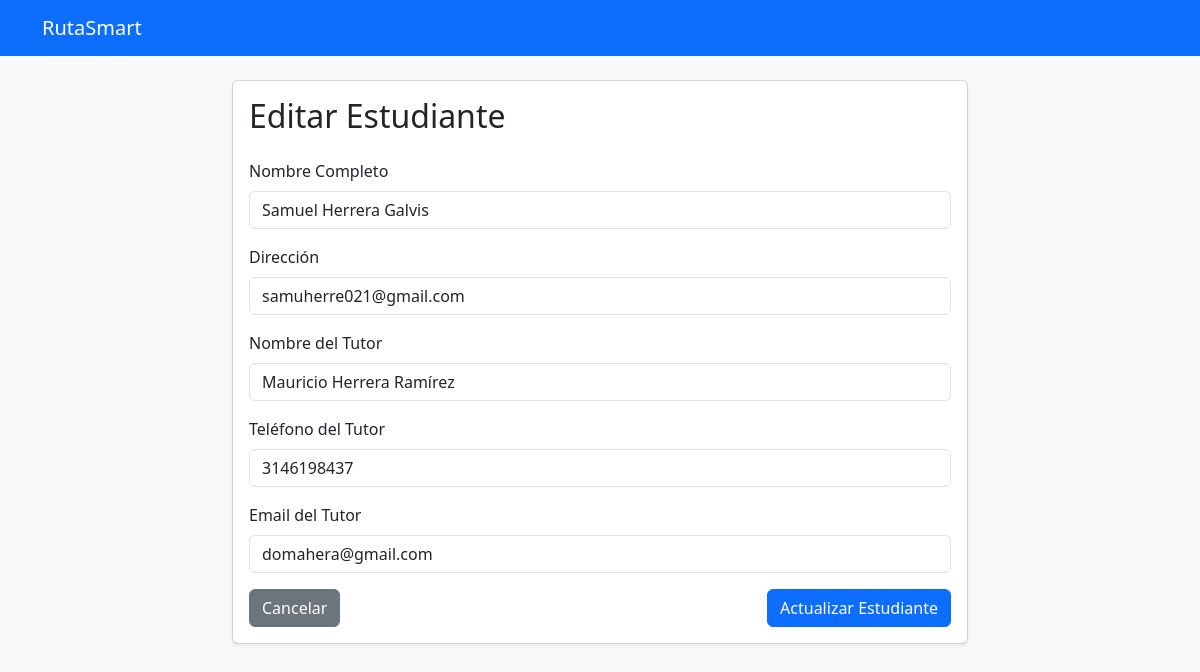
The page /students/1/edit/ (signed in) on the database its author committed.
### students/models.py (models this page shows, shortened)
class Student(models.Model):
    owner = models.ForeignKey(
        User,
        on_delete=models.CASCADE,
        related_name="students"
    )
    full_name = models.CharField(max_length=120)
    address = models.CharField(max_length=255)
    guardian_name = models.CharField(max_length=120)
    guardian_phone = models.CharField(max_length=20)
    guardian_email = models.EmailField(blank=True, null=True)
    is_active = models.BooleanField(default=True)
    created_at = models.DateTimeField(auto_now_add=True)
    updated_at = models.DateTimeField(auto_now=True)
    class Meta:
        ordering = ["full_name"]

### students/views.py (the view)
# urls.py: path("<int:pk>/edit/", views.student_update, name="student_update"),
@login_required
def student_update(request, pk):
    student = get_object_or_404(Student, pk=pk, owner=request.user)
    if request.method == "POST":
        form = StudentForm(request.POST, instance=student)
        if form.is_valid():
            form.save()
            messages.success(request, "Estudiante actualizado exitosamente.")
            return redirect("student_list")
    else:
        form = StudentForm(instance=student)
    return render(request, "students/student_form.html", {
        "form": form,
        "title": "Editar Estudiante",
        "button_text": "Actualizar Estudiante"
    })

### students/forms.py
class StudentForm(forms.ModelForm):
    class Meta:
        model = Student
        fields = [
            "full_name",
            "address",
            "guardian_name",
            "guardian_phone",
            "guardian_email",
        ]
        widgets = {
            "full_name": forms.TextInput(attrs={
                "class": "form-control",
                "placeholder": "Ingrese el nombre completo del estudiante"
            }),
            "address": forms.TextInput(attrs={
                "class": "form-control",
                "placeholder": "Ingrese la dirección del estudiante"
            }),
            "guardian_name": forms.TextInput(attrs={
                "class": "form-control",
                "placeholder": "Ingrese el nombre del tutor"
            }),
            "guardian_phone": forms.TextInput(attrs={
                "class": "form-control",
                "placeholder": "Ingrese el número de teléfono del tutor"
            }),
            "guardian_email": forms.EmailInput(attrs={
                "class": "form-control",
                "placeholder": "Ingrese el correo electrónico del tutor (opcional)"
            }),
        }

### students/templates/students/student_form.html (shortened to what this page needs)
{% extends "base.html" %}
{% block content %}
<div class="row justify-content-center">
    <div class="col-lg-8">
        <div class="card shadow-sm">
            <div class="card-body">
                <h2 class="mb-4">{{ title }}</h2>
                <form method="post">
                    <div class="mb-3">
                        <label class="form-label">Nombre Completo</label>
                        {{ form.full_name }}
                    </div>
                    <div class="mb-3">
                        <label class="form-label">Dirección</label>
                        {{ form.address }}
                    </div>
                    <div class="mb-3">
                        <label class="form-label">Nombre del Tutor</label>
                        {{ form.guardian_name }}
                    </div>
                    <div class="mb-3">
                        <label class="form-label">Teléfono del Tutor</label>
                        {{ form.guardian_phone }}
                    </div>
                    <div class="mb-3">
                        <label class="form-label">Email del Tutor</label>
                        {{ form.guardian_email }}
                    </div>
                    <div class="d-flex justify-content-between">
                        <a href="{% url 'student_list' %}" class="btn btn-secondary">Cancelar</a>
                        <button type="submit" class="btn btn-primary">{{ button_text }}</button>
                    </div>
                </form>
            </div>
        </div>
    </div>
</div>
{% endblock %}

### rows shown on the page
Student: full_name "Samuel Herrera Galvis", address "samuherre021@gmail.com", guardian_name "Mauricio Herrera Ramírez", guardian_phone "3146198437", guardian_email "domahera@gmail.com"

### other values the page prints
{{ title }} "Editar Estudiante"
{{ button_text }} "Actualizar Estudiante"
